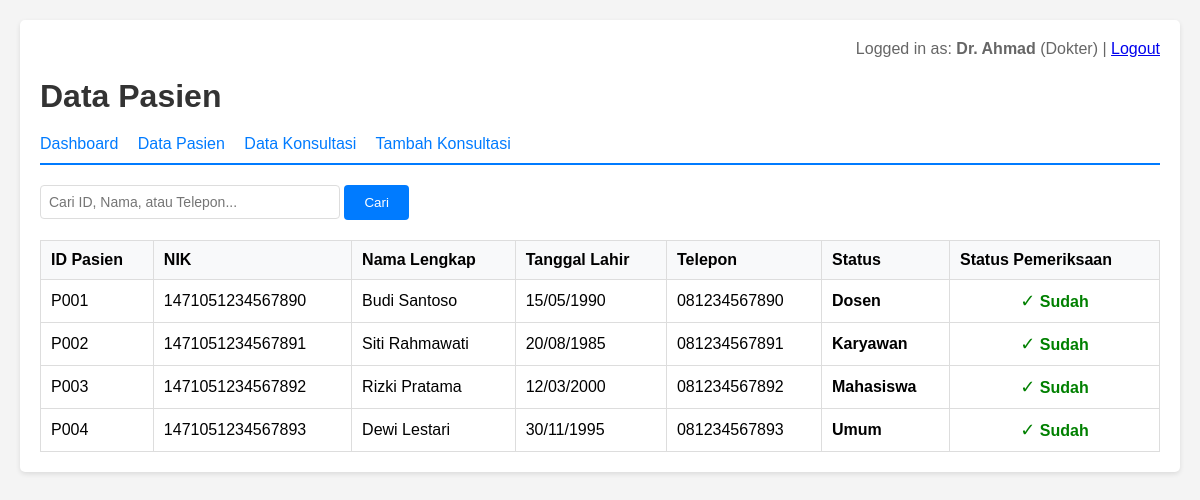
The app's page /dokter/daftar_pasien.php (signed in) with its own data.
### tables this page shows
CREATE TABLE patients (
    patient_id VARCHAR(20) PRIMARY KEY,
    nik VARCHAR(16) NOT NULL,
    birth_date DATE NOT NULL,
    full_name VARCHAR(100) NOT NULL,
    address TEXT NOT NULL,
    phone VARCHAR(20) NOT NULL,
    status ENUM('Dosen', 'Karyawan', 'Mahasiswa', 'Umum') NOT NULL,
    created_at TIMESTAMP DEFAULT CURRENT_TIMESTAMP,
    updated_at TIMESTAMP DEFAULT CURRENT_TIMESTAMP ON UPDATE CURRENT_TIMESTAMP
);

### dokter/daftar_pasien.php (the view, shortened to what this page needs)
<?php
require_once '../config.php';
$search = isset($_GET['search']) ? mysqli_real_escape_string($conn, $_GET['search']) : '';
$query = "SELECT p.*,
          CASE WHEN EXISTS (SELECT 1 FROM consultations c WHERE c.patient_id = p.patient_id)
               THEN 'Sudah'
               ELSE 'Belum'
          END as exam_status
          FROM patients p WHERE 1=1";
$query .= " ORDER BY p.created_at DESC";
$result = mysqli_query($conn, $query);
?>
<!DOCTYPE html>
<html lang="id">
<head>
    <link rel="stylesheet" href="../style.css">
</head>
<body>
    <div class="container">
        <div class="user-info">
            Logged in as: <strong><?php echo $_SESSION['full_name']; ?></strong> (<?php echo $_SESSION['role']; ?>)
            | <a href="../logout.php">Logout</a>
        </div>
        <h1>Data Pasien</h1>
        <div class="navigation">
            <a href="dasbor.php">Dashboard</a>
            <a href="daftar_pasien.php">Data Pasien</a>
            <a href="daftar_konsultasi.php">Data Konsultasi</a>
            <a href="tambah_konsultasi.php">Tambah Konsultasi</a>
        </div>
        <div class="search-box">
            <form method="GET" action="">
                <input type="text" name="search" placeholder="Cari ID, Nama, atau Telepon..." value="<?php echo htmlspecialchars($search); ?>">
                <button type="submit">Cari</button>
            </form>
        </div>
        <table>
            <thead>
                <tr>
                    <th>ID Pasien</th>
                    <th>NIK</th>
                    <th>Nama Lengkap</th>
                    <th>Tanggal Lahir</th>
                    <th>Telepon</th>
                    <th>Status</th>
                    <th>Status Pemeriksaan</th>
                </tr>
            </thead>
            <tbody>
                <?php if (mysqli_num_rows($result) > 0): ?>
                    <?php while ($row = mysqli_fetch_assoc($result)): ?>
                        <tr>
                            <td><?php echo htmlspecialchars($row['patient_id']); ?></td>
                            <td><?php echo htmlspecialchars($row['nik']); ?></td>
                            <td><?php echo htmlspecialchars($row['full_name']); ?></td>
                            <td><?php echo date('d/m/Y', strtotime($row['birth_date'])); ?></td>
                            <td><?php echo htmlspecialchars($row['phone']); ?></td>
                            <td><strong><?php echo $row['status']; ?></strong></td>
                            <td style="text-align: center;">
                                <?php if ($row['exam_status'] == 'Sudah'): ?>
                                    <span style="color: green; font-size: 18px;" title="Sudah diperiksa">✓</span>
                                    <span style="color: green; font-weight: bold;">Sudah</span>
                                <?php else: ?>
                                    <span style="color: red; font-size: 18px;" title="Belum diperiksa">✗</span>
                                    <span style="color: red; font-weight: bold;">Belum</span>
                                <?php endif; ?>
                            </td>
                        </tr>
                    <?php endwhile; ?>
                <?php else: ?>
                    <tr>
                        <td colspan="7" style="text-align: center;">Tidak ada data pasien</td>
                    </tr>
                <?php endif; ?>
            </tbody>
        </table>
    </div>
</body>
</html>

### style.css (style rules this page uses)
* { margin: 0; padding: 0; box-sizing: border-box; }
body { font-family: Arial, sans-serif; background-color: #f4f4f4; padding: 20px; }
.container { max-width: 1200px; margin: 0 auto; background: white; padding: 20px; border-radius: 5px; box-shadow: 0 2px 5px rgba(0,0,0,0.1); }
h1, h2, h3 { color: #333; margin-bottom: 20px; }
input[type="text"], input[type="password"], input[type="date"], input[type="number"], input[type="month"], select, textarea { width: 100%; padding: 8px; border: 1px solid #ddd; border-radius: 4px; font-size: 14px; }
button, .btn { padding: 10px 20px; background-color: #007bff; color: white; border: none; border-radius: 4px; cursor: pointer; text-decoration: none; display: inline-block; margin-right: 5px; }
table { width: 100%; border-collapse: collapse; margin-top: 20px; }
table th, table td { padding: 10px; border: 1px solid #ddd; text-align: left; }
table th { background-color: #f8f9fa; font-weight: bold; }
.navigation { margin-bottom: 20px; padding-bottom: 10px; border-bottom: 2px solid #007bff; }
.navigation a { margin-right: 15px; text-decoration: none; color: #007bff; }
.user-info { text-align: right; margin-bottom: 20px; color: #666; }
.search-box { margin-bottom: 15px; }
.search-box input { max-width: 300px; display: inline-block; }

### records on screen
patients: patient_id "P001", nik "1471051234567890", full_name "Budi Santoso", birth_date "15/05/1990", phone "081234567890", status "Dosen"
patients: patient_id "P002", nik "1471051234567891", full_name "Siti Rahmawati", birth_date "20/08/1985", phone "081234567891", status "Karyawan"
patients: patient_id "P003", nik "1471051234567892", full_name "Rizki Pratama", birth_date "12/03/2000", phone "081234567892", status "Mahasiswa"
patients: patient_id "P004", nik "1471051234567893", full_name "Dewi Lestari", birth_date "30/11/1995", phone "081234567893", status "Umum"

### other values on screen
$_SESSION['full_name'] "Dr. Ahmad"
$_SESSION['role'] "Dokter"
